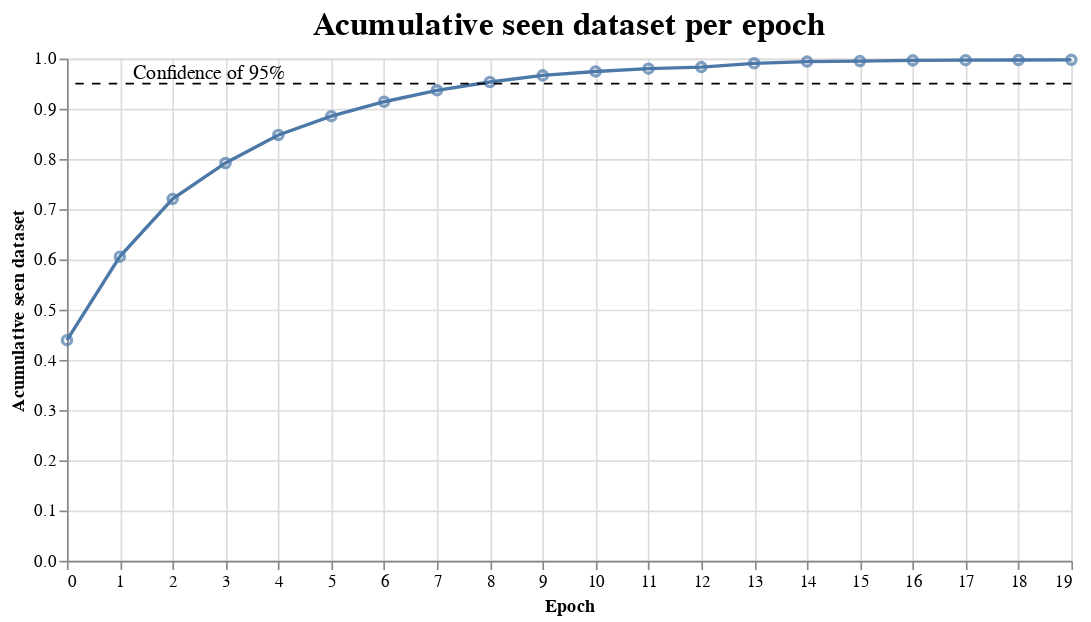

The cell this chart's notebook holds for it:
### Code cell
line_plot = alt.Chart(distinct_images_seen_df).mark_line().encode(
    x=alt.X('Epoch', title='Epoch', scale = alt.Scale(domain = (0, 19))),
    y=alt.Y('Seen dataset:Q', title='Acumulative seen dataset'),
    tooltip=[
        alt.Tooltip('Epoch', title='Epoch'),
        alt.Tooltip('Seen dataset', title='Acumulative seen dataset', format='.2%')
    ]
).properties(
    height=300,
    width=600,
)

line_plot += alt.Chart(distinct_images_seen_df).mark_point().encode(
    x=alt.X('Epoch', title='Epoch', scale = alt.Scale(domain = (0, 19))),
    y='Seen dataset:Q',
    tooltip=[
        alt.Tooltip('Epoch', title='Epoch'),
        alt.Tooltip('Seen dataset', title='Percentage of dataset seen', format='.2%')
    ]
)

line_plot += alt.Chart(pd.DataFrame({'value': [0.95]})).mark_rule(color='black', strokeDash=[5, 5]).encode(
    y='value:Q'
)

line_plot += alt.Chart(pd.DataFrame({'text': ['Confidence of 95%']})).mark_text(
    baseline='middle',
    dx = -215,
    dy = 7,
    fontSize=12,
).encode(
    y=alt.value(0.95),
    text='text'
)

line_plot.properties(title=alt.Title("Acumulative seen dataset per epoch", anchor="middle", fontSize=20))

### Figure 1 — Vega-Lite specification as saved in the notebook (floating-point values rounded to 4 significant figures)
{"config": {"view": {"continuousWidth": 300, "continuousHeight": 300}}, "layer": [{"mark": {"type": "line"}, "encoding": {"tooltip": [{"field": "Epoch", "title": "Epoch", "type": "quantitative"}, {"field": "Seen dataset", "format": ".2%", "title": "Acumulative seen dataset", "type": "quantitative"}], "x": {"field": "Epoch", "scale": {"domain": [0, 19]}, "title": "Epoch", "type": "quantitative"}, "y": {"field": "Seen dataset", "title": "Acumulative seen dataset", "type": "quantitative"}}}, {"mark": {"type": "point"}, "encoding": {"tooltip": [{"field": "Epoch", "title": "Epoch", "type": "quantitative"}, {"field": "Seen dataset", "format": ".2%", "title": "Percentage of dataset seen", "type": "quantitative"}], "x": {"field": "Epoch", "scale": {"domain": [0, 19]}, "title": "Epoch", "type": "quantitative"}, "y": {"field": "Seen dataset", "type": "quantitative"}}}, {"data": {"name": "data-f3d1c910b304f6b12d08f57a2dd641be"}, "mark": {"type": "rule", "color": "black", "strokeDash": [5, 5]}, "encoding": {"y": {"field": "value", "type": "quantitative"}}}, {"data": {"name": "data-ac6d0c4bdfeeb6d3e14f01d6a21f6a62"}, "mark": {"type": "text", "baseline": "middle", "dx": -215, "dy": 7, "fontSize": 12}, "encoding": {"text": {"field": "text", "type": "nominal"}, "y": {"value": 0.95}}}], "data": {"name": "data-695a8e51d082aecc555a8cf61ef29bfe"}, "height": 300, "title": {"text": "Acumulative seen dataset per epoch", "anchor": "middle", "fontSize": 20}, "width": 600, "$schema": "https://vega.github.io/schema/vega-lite/v5.15.1.json", "datasets": {"data-695a8e51d082aecc555a8cf61ef29bfe": [{"Epoch": 0, "Seen dataset": 0.4394}, {"Epoch": 1, "Seen dataset": 0.6056}, {"Epoch": 2, "Seen dataset": 0.7206}, {"Epoch": 3, "Seen dataset": 0.7922}, {"Epoch": 4, "Seen dataset": 0.8478}, {"Epoch": 5, "Seen dataset": 0.8853}, {"Epoch": 6, "Seen dataset": 0.9141}, {"Epoch": 7, "Seen dataset": 0.9369}, {"Epoch": 8, "Seen dataset": 0.9534}, {"Epoch": 9, "Seen dataset": 0.9666}, {"Epoch": 10, "Seen dataset": 0.9744}, {"Epoch": 11, "Seen dataset": 0.98}, {"Epoch": 12, "Seen dataset": 0.9831}, {"Epoch": 13, "Seen dataset": 0.9906}, {"Epoch": 14, "Seen dataset": 0.9941}, {"Epoch": 15, "Seen dataset": 0.995}, {"Epoch": 16, "Seen dataset": 0.9966}, {"Epoch": 17, "Seen dataset": 0.9969}, {"Epoch": 18, "Seen dataset": 0.9972}, {"Epoch": 19, "Seen dataset": 0.9975}], "data-f3d1c910b304f6b12d08f57a2dd641be": [{"value": 0.95}], "data-ac6d0c4bdfeeb6d3e14f01d6a21f6a62": [{"text": "Confidence of 95%"}]}}
